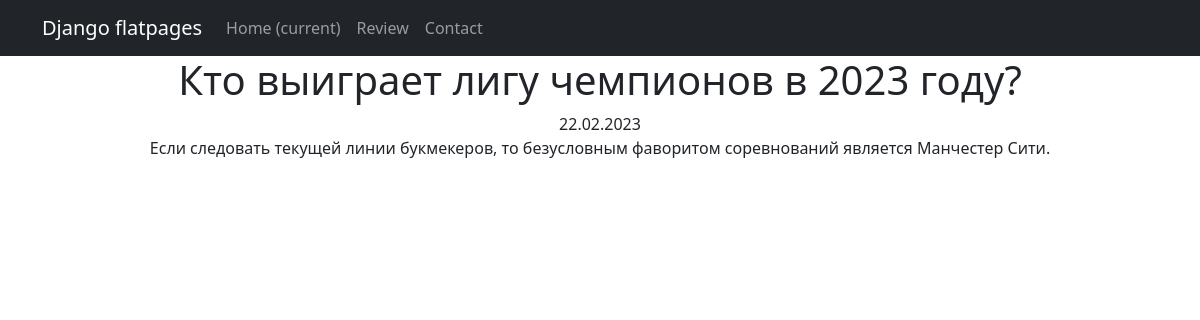
The page /news/2 on the database its author committed.
### news/models.py (models this page shows, shortened)
class Post(models.Model):
    is_article = models.BooleanField(default=False)
    title = models.CharField(max_length = 63)
    time_in = models.DateTimeField(auto_now_add = True)
    content = models.TextField(default = "Место для текста")
    rating = models.IntegerField(default=0)
    author = models.ForeignKey(Author, on_delete = models.CASCADE)
    category = models.ManyToManyField(Category, through='PostCategory')

### news/views.py (the view)
# urls.py: path('<int:pk>', PostDetail.as_view()),
class PostDetail(DetailView):
    model = Post
    template_name = 'post.html'
    context_object_name = 'post'

### news/templatetags/custom_filters.py (called while the page is built)
@register.filter()
def censor(value):
   for w in censored_words:
      asterisk = '*' * len(w)
      value = value.replace(w, asterisk)
      value = value.replace(w.title(), asterisk)
   return value

### templates/post.html (shortened to what this page needs)
{% extends 'flatpages/default.html' %}
{% load custom_filters %}
{% block content %}
<h1>{{ post.title|censor  }}</h1>
{{ post.time_in|date:'d.m.Y' }}
<br>
{{ post.content|censor  }}
{% endblock content %}

### rows shown on the page
Post: title|censor "Кто выиграет лигу чемпионов в 2023 году?", time_in "22.02.2023", content|censor "Если следовать текущей линии букмекеров, то безусловным фаворитом соревнований является Манчестер Сити."
